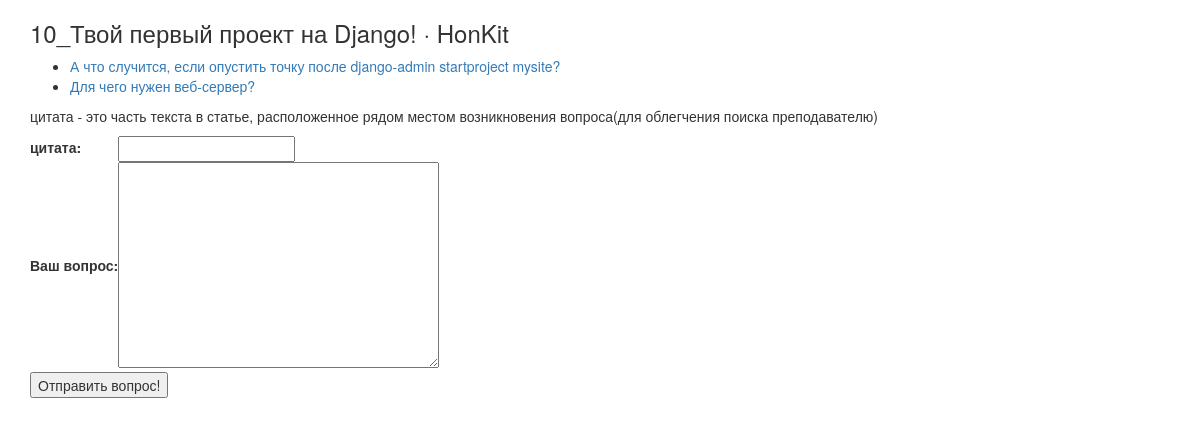
/ask_quest/4/, run on the app's committed database.
### ask_quest/models.py (models this page shows, shortened)
class Chapter(models.Model):
    chapter_name = models.CharField(max_length=255)
    pub_date = models.DateTimeField('date published')

class Question(models.Model):
    chapter = models.ForeignKey(Chapter, on_delete=models.CASCADE)
    responsed=models.BooleanField(default=False)
    quote_text = models.CharField(max_length=255, blank=True, default='')
    question_text = models.TextField(max_length=420, default='')

### ask_quest/views.py (the view)
# urls.py: path('<int:chapter_id>/', views.detail, name='detail'),
def detail(request, chapter_id):
    if request.method == "POST":
        question=Question()
        question.question_text = request.POST.get("question_text")
        question.quote_text = request.POST.get("quote_text")
        chapter = Chapter.objects.get(id=chapter_id)
        question.chapter=chapter
        question.save()
        print(question .question_text)
        return HttpResponseRedirect("")
        pass
    else:
        question_list = Question.objects.filter(chapter=chapter_id )
        userform = UserForm()
        data = {
            'chapter_name':Chapter.objects.get(id=chapter_id ).chapter_name,  #filter(id=chapter_id )[0].chapter_name,
            'question_list': question_list ,
            "form": userform
            }
        return render(request, "ask_quest/detail.html", context=data)

### ask_quest/forms.py
class UserForm(forms.Form):
    quote_text = forms.CharField(label="цитата", required=False)
    question_text = forms.CharField(label="Ваш вопрос", widget=forms.Textarea)

### ask_quest/templates/ask_quest/detail.html (shortened to what this page needs)
{% extends "ask_quest/base.html" %}
{% block content %}
<h3>{{chapter_name}}</h3>
{% if question_list %}
    <ul>
    {% for question in question_list %}
       <li><a href="{% url 'ask_quest:question'  question.id %}">{{ question.question_text }}</a></li>
    {% endfor %}
    </ul>
{% else %}
    <p>Пока вопросов нет .</p>
{% endif %}
<p>цитата - это часть текста в статье, расположенное рядом местом возникновения вопроса(для облегчения поиска преподавателю)</p>
<form method="POST">
<table>
{{form}}
</table>
<input type="submit" value="Отправить вопрос!" >
</form>
{% endblock content %}

### data on the page
Chapter: chapter_name "10_Твой первый проект на Django! · HonKit"
Question: question_text "А что случится, если опустить точку после django-admin startproject mysite?"
Question: question_text "Для чего нужен веб-сервер?"
